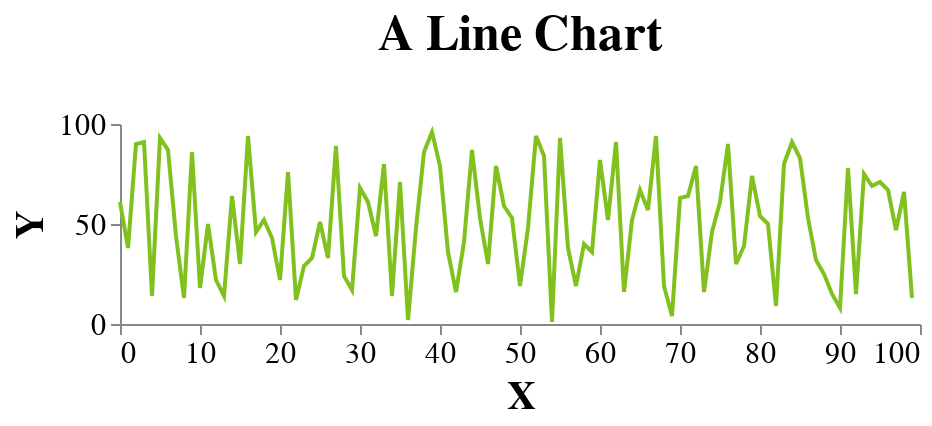

Notebook code cell kept with this figure:
### Code cell
import random

df = pd.DataFrame({
   'X' : list(range(100)),
   'Y' : [random.randint(0, 100) for _ in range(100)]
})

chart = alt.Chart(df).mark_line(color=iColor
).encode(
    x = 'X:Q',     
    y = 'Y:Q' 
).properties(title='A Line Chart', height=100)

configure_layout(chart)

### Figure 1 — Vega-Lite specification as saved in the notebook (floating-point values rounded to 4 significant figures)
{"config": {"view": {"continuousWidth": 400, "continuousHeight": 300, "strokeWidth": 0}, "axis": {"grid": false, "labelFontSize": 15, "titleFontSize": 20}, "legend": {"labelFontSize": 15, "titleFontSize": 20}, "title": {"fontSize": 25, "offset": 25}}, "data": {"name": "data-0f6c657a258ba491728a20cc335cd36d"}, "mark": {"type": "line", "color": "#80C11E"}, "encoding": {"x": {"field": "X", "type": "quantitative"}, "y": {"field": "Y", "type": "quantitative"}}, "height": 100, "title": "A Line Chart", "$schema": "https://vega.github.io/schema/vega-lite/v4.17.0.json", "datasets": {"data-0f6c657a258ba491728a20cc335cd36d": [{"X": 0, "Y": 61}, {"X": 1, "Y": 38}, {"X": 2, "Y": 90}, {"X": 3, "Y": 91}, {"X": 4, "Y": 14}, {"X": 5, "Y": 93}, {"X": 6, "Y": 87}, {"X": 7, "Y": 44}, {"X": 8, "Y": 13}, {"X": 9, "Y": 86}, {"X": 10, "Y": 18}, {"X": 11, "Y": 50}, {"X": 12, "Y": 22}, {"X": 13, "Y": 14}, {"X": 14, "Y": 64}, {"X": 15, "Y": 30}, {"X": 16, "Y": 94}, {"X": 17, "Y": 46}, {"X": 18, "Y": 52}, {"X": 19, "Y": 43}, {"X": 20, "Y": 22}, {"X": 21, "Y": 76}, {"X": 22, "Y": 12}, {"X": 23, "Y": 29}, {"X": 24, "Y": 33}, {"X": 25, "Y": 51}, {"X": 26, "Y": 33}, {"X": 27, "Y": 89}, {"X": 28, "Y": 24}, {"X": 29, "Y": 17}, {"X": 30, "Y": 68}, {"X": 31, "Y": 61}, {"X": 32, "Y": 44}, {"X": 33, "Y": 80}, {"X": 34, "Y": 14}, {"X": 35, "Y": 71}, {"X": 36, "Y": 2}, {"X": 37, "Y": 48}, {"X": 38, "Y": 86}, {"X": 39, "Y": 96}, {"X": 40, "Y": 79}, {"X": 41, "Y": 36}, {"X": 42, "Y": 16}, {"X": 43, "Y": 41}, {"X": 44, "Y": 87}, {"X": 45, "Y": 53}, {"X": 46, "Y": 30}, {"X": 47, "Y": 79}, {"X": 48, "Y": 59}, {"X": 49, "Y": 53}, {"X": 50, "Y": 19}, {"X": 51, "Y": 48}, {"X": 52, "Y": 94}, {"X": 53, "Y": 84}, {"X": 54, "Y": 1}, {"X": 55, "Y": 93}, {"X": 56, "Y": 38}, {"X": 57, "Y": 19}, {"X": 58, "Y": 40}, {"X": 59, "Y": 36}, {"X": 60, "Y": 82}, {"X": 61, "Y": 52}, {"X": 62, "Y": 91}, {"X": 63, "Y": 16}, {"X": 64, "Y": 52}, {"X": 65, "Y": 67}, {"X": 66, "Y": 57}, {"X": 67, "Y": 94}, {"X": 68, "Y": 19}, {"X": 69, "Y": 4}, {"X": 70, "Y": 63}, {"X": 71, "Y": 64}, {"X": 72, "Y": 79}, {"X": 73, "Y": 16}, {"X": 74, "Y": 46}, {"X": 75, "Y": 61}, {"X": 76, "Y": 90}, {"X": 77, "Y": 30}, {"X": 78, "Y": 39}, {"X": 79, "Y": 74}, {"X": 80, "Y": 54}, {"X": 81, "Y": 50}, {"X": 82, "Y": 9}, {"X": 83, "Y": 80}, {"X": 84, "Y": 91}, {"X": 85, "Y": 83}, {"X": 86, "Y": 53}, {"X": 87, "Y": 32}, {"X": 88, "Y": 25}, {"X": 89, "Y": 15}, {"X": 90, "Y": 8}, {"X": 91, "Y": 78}, {"X": 92, "Y": 15}, {"X": 93, "Y": 75}, {"X": 94, "Y": 69}, {"X": 95, "Y": 71}, {"X": 96, "Y": 67}, {"X": 97, "Y": 47}, {"X": 98, "Y": 66}, {"X": 99, "Y": 13}]}}
